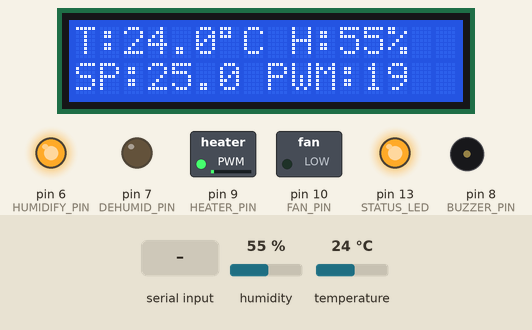
Bench run of a sketch on a simulated Arduino Uno, built with avr-gcc and run on an emulated ATmega328P. On the bench: 16×2 character LCD, switched loads named in the sketch (green lamp = pin HIGH), output pins drawn as LEDs (lit = HIGH), buzzer (waves = sounding, pin HIGH). Dashed ring = blinking. The test bench sets the inputs (shaded band); at power-on: humidity 55 %, temperature 24 °C. What the sketch prints to the serial monitor is not drawn.

Above: at 3.0 s.
3.1 s: "AUTOTUNE\n" received over Serial
At 4.5 s:
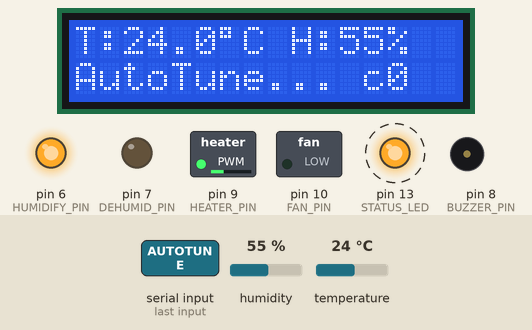
5.7 s: humidity set to 48 %
At 7.6 s:
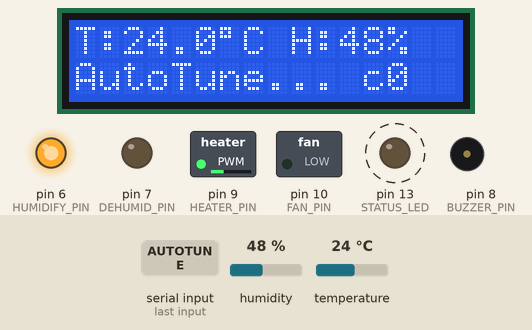
8.3 s: humidity set to 45 %
At 10.6 s:
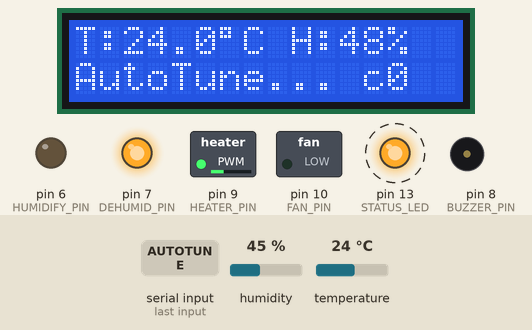
12.3 s: temperature set to 24.8 °C
At 16.0 s:
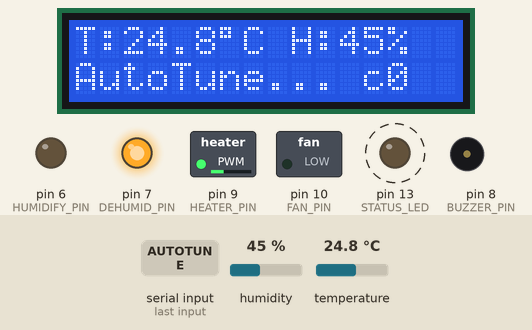
16.3 s: temperature set to 25.6 °C
At 20.2 s:
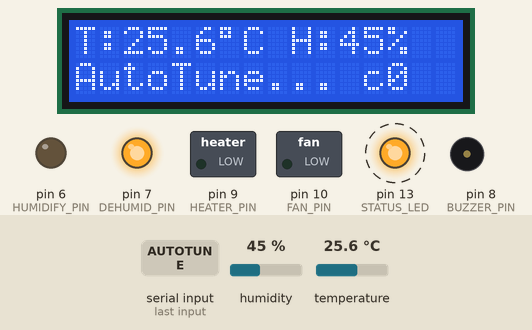
20.7 s: "SET H ,45\n" received over Serial
At 22.6 s:
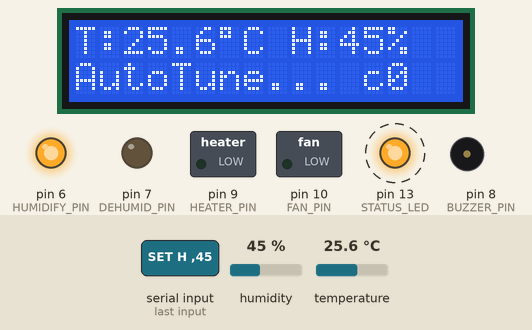
Timing chart, 0 to 25.9 s (numbered marks = the images above; inputs shaded):
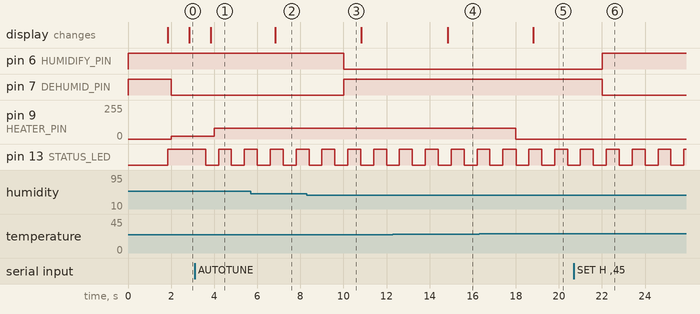

Measured:
- the behaviour switches between 47 and 46 % on humidity (found by bisection; images 2 and 3)
- the behaviour switches between 25.2 and 25.3 °C on temperature (found by bisection; images 4 and 5)
- after the input at 3.1 s, pin 9 (HEATER_PIN): 19/255 → 80/255 after 0.90 s; pin 13 (STATUS_LED): alternates HIGH for 0.60 s and LOW for 0.60 s, starting after 0.50 s; the display: changes after 0.74 s (image 1)
- after the input at 5.7 s, the display: changes after 1.1 s (image 2)
- after the input at 8.3 s, pin 6 (HUMIDIFY_PIN): HIGH → LOW after 1.7 s; pin 7 (DEHUMID_PIN): LOW → HIGH after 1.7 s
- after the input at 12.3 s, the display: changes after 2.5 s (image 4)
- after the input at 16.3 s, pin 9 (HEATER_PIN): 80/255 → 0/255 after 1.7 s; the display: changes after 2.5 s (image 5)
- after the input at 20.7 s, pin 6 (HUMIDIFY_PIN): LOW → HIGH after 1.3 s; pin 7 (DEHUMID_PIN): HIGH → LOW after 1.3 s

The sketch:

ClimateControlPID.ino
```cpp
/*
  =====================================================================
  Adaptive Climate Control System — Arduino Uno Rev3
  =====================================================================
  A closed-loop temperature control system with PID feedback control,
  relay-based automatic PID tuning (Astrom-Hagglund method), hysteresis
  humidity control, anti-windup, sensor-fault detection, EEPROM
  parameter persistence, and a serial command console for tuning,
  logging, and live plotting.

  Hardware:
    - Arduino Uno Rev3
    - DHT22 (AM2302) temperature/humidity sensor -> D2
    - Heater actuator (MOSFET-driven resistive heater or heat pad),
      PWM output -> D9
    - Cooling fan (PWM, for active cooling / heat dissipation) -> D10
    - Humidifier relay (active-low relay module) -> D6
    - Dehumidifier / exhaust fan relay -> D7
    - Status LED -> D13 (onboard)
    - Alarm buzzer -> D8
    - 16x2 I2C LCD (PCF8574 backpack, addr 0x27) -> A4 (SDA), A5 (SCL)

  Control architecture:
    - Temperature: PID controller driving a PWM heater (0-255) with a
      secondary bang-bang cooling fan for large positive errors
      (measured temp above setpoint). Anti-windup via clamped
      back-calculation. Derivative term is filtered (low-pass) and
      computed on measurement, not on error, to avoid derivative kick.
    - Humidity: hysteresis (bang-bang) controller — simpler and more
      appropriate for slow, non-linear humidity dynamics, and it lets
      the project demonstrate two different control strategies.
    - Auto-tune: relay feedback test estimates the ultimate gain (Ku)
      and ultimate period (Pu) of the plant, then applies
      Ziegler-Nichols "no overshoot" PID rules.

  Author: (project template — customize the header before submitting)
  =====================================================================
*/

#include <DHT.h>
#include <Wire.h>
#include <LiquidCrystal_I2C.h>
#include <EEPROM.h>

// ---------------------------------------------------------------
// Pin assignments
// ---------------------------------------------------------------
#define DHTPIN        2
#define DHTTYPE       DHT22
#define HEATER_PIN    9      // PWM
#define FAN_PIN       10     // PWM
#define HUMIDIFY_PIN  6      // digital relay, active LOW
#define DEHUMID_PIN   7      // digital relay, active LOW
#define STATUS_LED    13
#define BUZZER_PIN    8

// ---------------------------------------------------------------
// Timing constants
// ---------------------------------------------------------------
const unsigned long SAMPLE_TIME_MS   = 2000;  // DHT22 max ~0.5 Hz
const unsigned long LCD_UPDATE_MS    = 1000;
const unsigned long SERIAL_LOG_MS    = 2000;
const unsigned long SENSOR_TIMEOUT_MS = 8000; // consecutive failed reads -> fault

// ---------------------------------------------------------------
// EEPROM layout
// ---------------------------------------------------------------
const int EE_MAGIC_ADDR   = 0;   // 1 byte  - validity marker
const int EE_KP_ADDR      = 2;   // float
const int EE_KI_ADDR      = 6;   // float
const int EE_KD_ADDR      = 10;  // float
const int EE_TSET_ADDR    = 14;  // float
const int EE_HSET_ADDR    = 18;  // float
const int EE_MAGIC_VALUE  = 0xA5;

// ---------------------------------------------------------------
// Globals
// ---------------------------------------------------------------
DHT dht(DHTPIN, DHTTYPE);
LiquidCrystal_I2C lcd(0x27, 16, 2);

// Process variables
float temperature = NAN;
float humidity     = NAN;
bool  sensorFault   = false;
unsigned long lastGoodReadMs = 0;

// Setpoints
float tempSetpoint = 25.0;   // deg C
float humSetpoint  = 50.0;   // % RH
const float HUM_HYSTERESIS = 3.0; // +/- band around setpoint

// PID gains (defaults; overwritten by EEPROM if valid, or by auto-tune)
float Kp = 18.0;
float Ki = 0.6;
float Kd = 25.0;

// PID internal state
float integral      = 0.0;
float lastMeasurement = NAN;
float lastFilteredDeriv = 0.0;
const float DERIV_FILTER_ALPHA = 0.2; // low-pass factor on derivative term
const float OUT_MIN = 0.0;
const float OUT_MAX = 255.0;
const float INTEGRAL_MAX = 255.0 / 0.6; // generous clamp, refined by anti-windup below

unsigned long lastSampleMs = 0;
unsigned long lastLcdMs    = 0;
unsigned long lastLogMs    = 0;

float heaterOutput = 0.0;
bool  fanOn         = false;
bool  humidifierOn  = false;
bool  dehumidOn     = false;

// Data logging toggle (CSV to Serial)
bool loggingEnabled = true;

// ---------------------------------------------------------------
// Auto-tune (relay feedback / Astrom-Hagglund) state machine
// ---------------------------------------------------------------
enum AutoTuneState { AT_IDLE, AT_RUNNING, AT_DONE };
AutoTuneState atState = AT_IDLE;

const float AT_RELAY_AMPLITUDE = 80.0;   // heater PWM swing (0..255 scale)
const float AT_HYSTERESIS      = 0.3;    // deg C, avoids chattering on noise
bool   atRelayHigh        = true;
unsigned long atLastSwitchMs = 0;
unsigned long atPeriodStartMs = 0;
float  atPeakMax = -1000, atPeakMin = 1000;
int    atCycleCount = 0;
const int AT_CYCLES_NEEDED = 6;
float  atPeriodSum = 0;
float  atAmplitudeSum = 0;
int    atPeriodSamples = 0;

// =====================================================================
// SETUP
// =====================================================================
void setup() {
  Serial.begin(9600);
  pinMode(HEATER_PIN, OUTPUT);
  pinMode(FAN_PIN, OUTPUT);
  pinMode(HUMIDIFY_PIN, OUTPUT);
  pinMode(DEHUMID_PIN, OUTPUT);
  pinMode(STATUS_LED, OUTPUT);
  pinMode(BUZZER_PIN, OUTPUT);

  // Relays are active-LOW: HIGH = off, ensure safe startup state
  digitalWrite(HUMIDIFY_PIN, HIGH);
  digitalWrite(DEHUMID_PIN, HIGH);
  analogWrite(HEATER_PIN, 0);
  analogWrite(FAN_PIN, 0);
  digitalWrite(BUZZER_PIN, LOW);

  dht.begin();
  lcd.init();
  lcd.backlight();
  lcd.setCursor(0, 0);
  lcd.print("Climate Ctrl PID");
  lcd.setCursor(0, 1);
  lcd.print("Booting...");

  loadSettingsFromEEPROM();

  Serial.println(F("========================================"));
  Serial.println(F(" Adaptive Climate Control System - Ready"));
  Serial.println(F(" Type HELP for the command list"));
  Serial.println(F("========================================"));
  printStatusHeader();

  delay(1500);
  lcd.clear();
}

// =====================================================================
// MAIN LOOP
// =====================================================================
void loop() {
  handleSerialCommands();

  unsigned long now = millis();

  if (now - lastSampleMs >= SAMPLE_TIME_MS) {
    lastSampleMs = now;
    readSensors();

    if (!sensorFault) {
      if (atState == AT_RUNNING) {
        runAutoTuneStep(now);
      } else {
        float dt = SAMPLE_TIME_MS / 1000.0;
        heaterOutput = computePID(tempSetpoint, temperature, dt);
        applyTemperatureControl(heaterOutput, temperature, tempSetpoint);
      }
      applyHumidityControl(humidity, humSetpoint);
    } else {
      safeShutdownOutputs();
    }

    if (loggingEnabled && (now - lastLogMs >= SERIAL_LOG_MS)) {
      lastLogMs = now;
      logStatusCSV();
    }
  }

  if (now - lastLcdMs >= LCD_UPDATE_MS) {
    lastLcdMs = now;
    updateLCD();
  }

  updateStatusLED(now);
  handleAlarms();
}

// =====================================================================
// SENSOR HANDLING
// =====================================================================
void readSensors() {
  float h = dht.readHumidity();
  float t = dht.readTemperature();

  if (isnan(h) || isnan(t)) {
    // Keep last good value but flag fault if timeout exceeded
    if (millis() - lastGoodReadMs > SENSOR_TIMEOUT_MS && lastGoodReadMs != 0) {
      sensorFault = true;
    } else if (lastGoodReadMs == 0) {
      // no good reading has ever happened yet; treat as fault after timeout too
      sensorFault = (millis() > SENSOR_TIMEOUT_MS);
    }
    return;
  }

  // Basic plausibility check for a DHT22 (reject clearly bad packets)
  if (t < -40 || t > 80 || h < 0 || h > 100) {
    return;
  }

  temperature = t;
  humidity = h;
  lastGoodReadMs = millis();
  sensorFault = false;
}

// =====================================================================
// PID CONTROLLER (temperature)
//   - Derivative on measurement (not on error) to avoid derivative kick
//   - Low-pass filtered derivative term to reduce sensor-noise sensitivity
//   - Clamped back-calculation anti-windup
// =====================================================================
float computePID(float setpoint, float measurement, float dt) {
  float error = setpoint - measurement;

  // --- Proportional ---
  float pTerm = Kp * error;

  // --- Integral (accumulate first, clamp applied after computing output) ---
  integral += Ki * error * dt;

  // --- Derivative on measurement, filtered ---
  float rawDeriv = 0.0;
  if (!isnan(lastMeasurement) && dt > 0.0) {
    rawDeriv = -(measurement - lastMeasurement) / dt; // negative: derivative of error = -d(measurement)/dt
  }
  lastFilteredDeriv = DERIV_FILTER_ALPHA * rawDeriv + (1.0 - DERIV_FILTER_ALPHA) * lastFilteredDeriv;
  float dTerm = Kd * lastFilteredDeriv;
  lastMeasurement = measurement;

  // --- Unclamped output ---
  float output = pTerm + integral + dTerm;

  // --- Anti-windup: clamp output, and back-off the integral term if saturated ---
  float clampedOutput = output;
  if (clampedOutput > OUT_MAX) {
    clampedOutput = OUT_MAX;
    if (error > 0) integral -= Ki * error * dt; // undo integration that caused windup
  } else if (clampedOutput < OUT_MIN) {
    clampedOutput = OUT_MIN;
    if (error < 0) integral -= Ki * error * dt;
  }

  return clampedOutput;
}

// =====================================================================
// ACTUATION
// =====================================================================
void applyTemperatureControl(float pidOutput, float measTemp, float setpoint) {
  // Heater gets the PID output directly (0-255 PWM)
  analogWrite(HEATER_PIN, (int)pidOutput);

  // Cooling fan: simple bang-bang assist when well above setpoint,
  // since the heater alone cannot cool the enclosure.
  float overshoot = measTemp - setpoint;
  if (overshoot > 1.0) {
    fanOn = true;
    int fanPWM = (int)constrain((overshoot - 1.0) * 80.0, 60, 255);
    analogWrite(FAN_PIN, fanPWM);
  } else if (overshoot < 0.3) {
    fanOn = false;
    analogWrite(FAN_PIN, 0);
  }
}

void applyHumidityControl(float measHum, float setpoint) {
  if (isnan(measHum)) return;

  float lower = setpoint - HUM_HYSTERESIS;
  float upper = setpoint + HUM_HYSTERESIS;

  if (measHum < lower) {
    humidifierOn = true;
    dehumidOn = false;
  } else if (measHum > upper) {
    humidifierOn = false;
    dehumidOn = true;
  } else if (measHum >= setpoint - 0.5 && measHum <= setpoint + 0.5) {
    // dead-band: both off once close enough to setpoint
    humidifierOn = false;
    dehumidOn = false;
  }
  // else: keep the previous state (true hysteresis behavior)

  digitalWrite(HUMIDIFY_PIN, humidifierOn ? LOW : HIGH);  // active LOW relay
  digitalWrite(DEHUMID_PIN, dehumidOn ? LOW : HIGH);
}

void safeShutdownOutputs() {
  analogWrite(HEATER_PIN, 0);
  analogWrite(FAN_PIN, 0);
  digitalWrite(HUMIDIFY_PIN, HIGH);
  digitalWrite(DEHUMID_PIN, HIGH);
  heaterOutput = 0;
  fanOn = false;
  humidifierOn = false;
  dehumidOn = false;
}

// =====================================================================
// RELAY-FEEDBACK AUTO-TUNE (Astrom-Hagglund)
//   Drives the heater as a two-level relay around the setpoint and
//   measures the resulting sustained oscillation. From the oscillation
//   period (Pu) and amplitude (a) it estimates the ultimate gain
//   Ku = 4*d / (pi*a), then applies Ziegler-Nichols "no overshoot"
//   (Pessen-like conservative) PID rules.
// =====================================================================
void startAutoTune() {
  atState = AT_RUNNING;
  atRelayHigh = true;
  atCycleCount = 0;
  atPeakMax = -1000;
  atPeakMin = 1000;
  atPeriodSum = 0;
  atAmplitudeSum = 0;
  atPeriodSamples = 0;
  atLastSwitchMs = millis();
  atPeriodStartMs = millis();
  integral = 0; // reset PID state so it doesn't interfere afterward
  Serial.println(F(">> Auto-tune started. Do not change setpoint until it completes."));
}

void runAutoTuneStep(unsigned long now) {
  float error = tempSetpoint - temperature;

  // Track peaks for amplitude estimation
  if (temperature > atPeakMax) atPeakMax = temperature;
  if (temperature < atPeakMin) atPeakMin = temperature;

  // Relay logic with hysteresis to avoid chatter from sensor noise
  if (atRelayHigh && error < -AT_HYSTERESIS) {
    atRelayHigh = false;
    onAutoTuneSwitch(now);
  } else if (!atRelayHigh && error > AT_HYSTERESIS) {
    atRelayHigh = true;
    onAutoTuneSwitch(now);
  }

  float out = atRelayHigh ? AT_RELAY_AMPLITUDE : 0.0;
  analogWrite(HEATER_PIN, (int)out);
  analogWrite(FAN_PIN, 0);
  heaterOutput = out;

  if (atCycleCount >= AT_CYCLES_NEEDED) {
    finishAutoTune();
  }
}

void onAutoTuneSwitch(unsigned long now) {
  // A full cycle = two switches (high->low->high). Count on the
  // low->high transition, once we've discarded the first noisy cycle.
  if (atRelayHigh) {
    unsigned long period = now - atPeriodStartMs;
    atPeriodStartMs = now;
    atCycleCount++;

    if (atCycleCount > 1) { // discard first cycle (transient)
      atPeriodSum += period;
      atAmplitudeSum += (atPeakMax - atPeakMin);
      atPeriodSamples++;
    }
    atPeakMax = -1000;
    atPeakMin = 1000;
  }
}

void finishAutoTune() {
  analogWrite(HEATER_PIN, 0);
  atState = AT_DONE;

  if (atPeriodSamples < 1) {
    Serial.println(F(">> Auto-tune FAILED: not enough valid oscillation cycles."));
    atState = AT_IDLE;
    return;
  }

  float Pu = (atPeriodSum / atPeriodSamples) / 1000.0; // seconds
  float a  = (atAmplitudeSum / atPeriodSamples) / 2.0; // oscillation half-amplitude
  float d  = AT_RELAY_AMPLITUDE / 2.0;                  // relay half-amplitude (PWM units)

  if (a <= 0.001) {
    Serial.println(F(">> Auto-tune FAILED: measured amplitude too small."));
    atState = AT_IDLE;
    return;
  }

  float Ku = (4.0 * d) / (3.14159265 * a);

  // Ziegler-Nichols "no overshoot" PID rule set (more conservative than
  // classic ZN — appropriate for a thermal plant with actuator limits).
  Kp = 0.2 * Ku;
  Ki = 0.4 * Ku / Pu;      // Ki = Kp / Ti,  Ti = Pu/2
  Kd = 0.066 * Ku * Pu;    // Kd = Kp * Td,  Td = Pu/3

  integral = 0;
  saveSettingsToEEPROM();

  Serial.println(F(">> Auto-tune COMPLETE"));
  Serial.print(F("   Ultimate gain Ku=")); Serial.println(Ku, 3);
  Serial.print(F("   Ultimate period Pu=")); Serial.print(Pu, 2); Serial.println(F(" s"));
  Serial.print(F("   New gains -> Kp=")); Serial.print(Kp, 3);
  Serial.print(F("  Ki=")); Serial.print(Ki, 4);
  Serial.print(F("  Kd=")); Serial.println(Kd, 3);

  atState = AT_IDLE;
}

// =====================================================================
// SERIAL COMMAND CONSOLE
//   Commands (case-insensitive), newline-terminated:
//     HELP
//     STATUS
//     SET T <value>        set temperature setpoint (C)
//     SET H <value>        set humidity setpoint (%RH)
//     SET KP <value> / SET KI <value> / SET KD <value>
//     AUTOTUNE              start relay-feedback auto-tune
//     LOG ON / LOG OFF       toggle CSV serial logging
//     SAVE                   persist current setpoints/gains to EEPROM
// =====================================================================
String serialBuffer = "";

void handleSerialCommands() {
  while (Serial.available() > 0) {
    char c = Serial.read();
    if (c == '\n' || c == '\r') {
      if (serialBuffer.length() > 0) {
        processCommand(serialBuffer);
        serialBuffer = "";
      }
    } else {
      serialBuffer += c;
      if (serialBuffer.length() > 40) serialBuffer = ""; // guard against garbage
    }
  }
}

void processCommand(String cmd) {
  cmd.trim();
  cmd.toUpperCase();

  if (cmd == "HELP") {
    printHelp();
  } else if (cmd == "STATUS") {
    printStatusHeader();
    logStatusCSV();
  } else if (cmd.startsWith("SET T ")) {
    tempSetpoint = cmd.substring(6).toFloat();
    Serial.print(F("Temperature setpoint = ")); Serial.println(tempSetpoint);
  } else if (cmd.startsWith("SET H ")) {
    humSetpoint = cmd.substring(6).toFloat();
    Serial.print(F("Humidity setpoint = ")); Serial.println(humSetpoint);
  } else if (cmd.startsWith("SET KP ")) {
    Kp = cmd.substring(7).toFloat();
    Serial.print(F("Kp = ")); Serial.println(Kp, 4);
  } else if (cmd.startsWith("SET KI ")) {
    Ki = cmd.substring(7).toFloat();
    Serial.print(F("Ki = ")); Serial.println(Ki, 4);
  } else if (cmd.startsWith("SET KD ")) {
    Kd = cmd.substring(7).toFloat();
    Serial.print(F("Kd = ")); Serial.println(Kd, 4);
  } else if (cmd == "AUTOTUNE") {
    startAutoTune();
  } else if (cmd == "LOG ON") {
    loggingEnabled = true;
    Serial.println(F("Logging ON"));
  } else if (cmd == "LOG OFF") {
    loggingEnabled = false;
    Serial.println(F("Logging OFF"));
  } else if (cmd == "SAVE") {
    saveSettingsToEEPROM();
    Serial.println(F("Settings saved to EEPROM."));
  } else {
    Serial.println(F("Unknown command. Type HELP."));
  }
}

void printHelp() {
  Serial.println(F("--- Commands ---"));
  Serial.println(F("STATUS            show current readings and outputs"));
  Serial.println(F("SET T <val>       set temperature setpoint (C)"));
  Serial.println(F("SET H <val>       set humidity setpoint (%RH)"));
  Serial.println(F("SET KP/KI/KD <v>  manually set PID gains"));
  Serial.println(F("AUTOTUNE          run relay-feedback auto-tune"));
  Serial.println(F("LOG ON / LOG OFF  toggle CSV serial logging"));
  Serial.println(F("SAVE              persist setpoints/gains to EEPROM"));
}

void printStatusHeader() {
  Serial.println(F("millis,tempC,humRH,setT,setH,Kp,Ki,Kd,heaterPWM,fan,humidifier,dehumid,fault"));
}

void logStatusCSV() {
  Serial.print(millis());        Serial.print(",");
  Serial.print(temperature, 2);  Serial.print(",");
  Serial.print(humidity, 2);     Serial.print(",");
  Serial.print(tempSetpoint, 2); Serial.print(",");
  Serial.print(humSetpoint, 2);  Serial.print(",");
  Serial.print(Kp, 3);           Serial.print(",");
  Serial.print(Ki, 4);           Serial.print(",");
  Serial.print(Kd, 3);           Serial.print(",");
  Serial.print((int)heaterOutput); Serial.print(",");
  Serial.print(fanOn ? 1 : 0);      Serial.print(",");
  Serial.print(humidifierOn ? 1 : 0); Serial.print(",");
  Serial.print(dehumidOn ? 1 : 0);    Serial.print(",");
  Serial.println(sensorFault ? 1 : 0);
}

// =====================================================================
// DISPLAY
// =====================================================================
void updateLCD() {
  lcd.setCursor(0, 0);
  if (sensorFault) {
    lcd.print("SENSOR FAULT!   ");
  } else {
    lcd.print("T:");
    lcd.print(temperature, 1);
    lcd.print((char)223); // degree symbol
    lcd.print("C H:");
    lcd.print(humidity, 0);
    lcd.print("%  ");
  }

  lcd.setCursor(0, 1);
  if (atState == AT_RUNNING) {
    lcd.print("AutoTune... c");
    lcd.print(atCycleCount);
    lcd.print("    ");
  } else {
    lcd.print("SP:");
    lcd.print(tempSetpoint, 1);
    lcd.print(" PWM:");
    lcd.print((int)heaterOutput);
    lcd.print("   ");
  }
}

// =====================================================================
// STATUS LED / ALARMS
// =====================================================================
void updateStatusLED(unsigned long now) {
  if (sensorFault) {
    digitalWrite(STATUS_LED, (now / 250) % 2); // fast blink = fault
  } else if (atState == AT_RUNNING) {
    digitalWrite(STATUS_LED, (now / 600) % 2); // slow blink = auto-tuning
  } else {
    digitalWrite(STATUS_LED, HIGH); // solid = normal operation
  }
}

void handleAlarms() {
  if (sensorFault) {
    unsigned long now = millis();
    digitalWrite(BUZZER_PIN, ((now / 1000) % 2) ? HIGH : LOW);
  } else {
    digitalWrite(BUZZER_PIN, LOW);
  }
}

// =====================================================================
// EEPROM PERSISTENCE
// =====================================================================
void saveSettingsToEEPROM() {
  EEPROM.write(EE_MAGIC_ADDR, EE_MAGIC_VALUE);
  EEPROM.put(EE_KP_ADDR, Kp);
  EEPROM.put(EE_KI_ADDR, Ki);
  EEPROM.put(EE_KD_ADDR, Kd);
  EEPROM.put(EE_TSET_ADDR, tempSetpoint);
  EEPROM.put(EE_HSET_ADDR, humSetpoint);
}

void loadSettingsFromEEPROM() {
  if (EEPROM.read(EE_MAGIC_ADDR) != EE_MAGIC_VALUE) {
    Serial.println(F("No saved settings found; using defaults."));
    return;
  }
  EEPROM.get(EE_KP_ADDR, Kp);
  EEPROM.get(EE_KI_ADDR, Ki);
  EEPROM.get(EE_KD_ADDR, Kd);
  EEPROM.get(EE_TSET_ADDR, tempSetpoint);
  EEPROM.get(EE_HSET_ADDR, humSetpoint);
  Serial.println(F("Loaded settings from EEPROM."));
}
```
